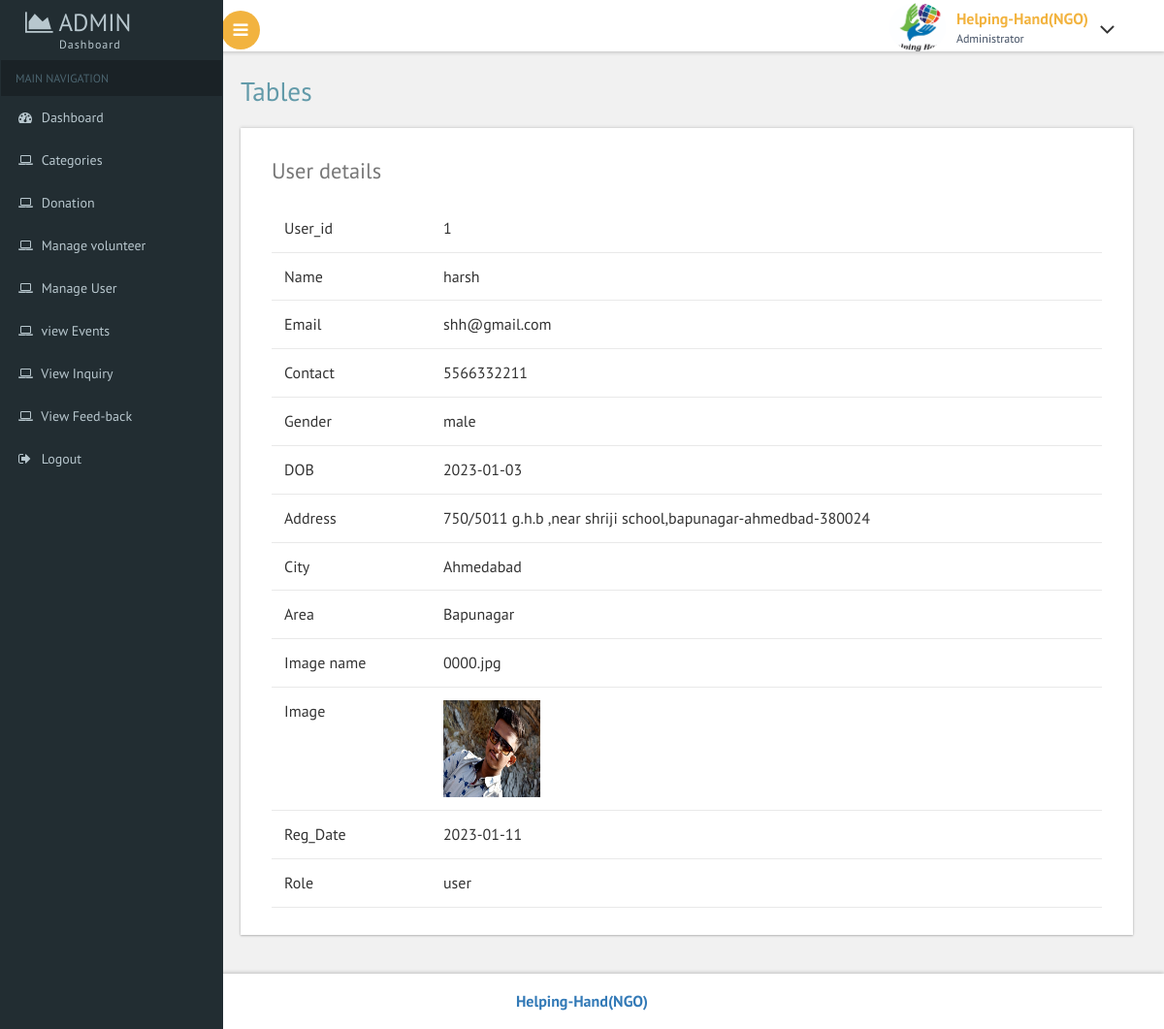
Screenshot of /admin/more_user.php?moreid=1 (signed in) with the database file from the repository.
### tables this page shows
CREATE TABLE `user` (
  `user_id` int(11) NOT NULL,
  `name` varchar(20) NOT NULL,
  `email` varchar(100) NOT NULL,
  `contact` bigint(10) NOT NULL,
  `gender` varchar(10) NOT NULL,
  `dob` date NOT NULL,
  `address` text NOT NULL,
  `city_id` int(11) NOT NULL,
  `area_id` int(11) NOT NULL,
  `image` text NOT NULL,
  `reg_date` date NOT NULL,
  `password` varchar(50) NOT NULL,
  `role_id` int(11) NOT NULL
);

CREATE TABLE `city` (
  `city_id` int(12) NOT NULL,
  `city_name` varchar(20) NOT NULL,
  `state_id` int(12) NOT NULL
);

CREATE TABLE `area` (
  `area_id` int(12) NOT NULL,
  `area_name` varchar(20) NOT NULL,
  `city_id` int(12) NOT NULL
);

CREATE TABLE `role` (
  `role_id` int(12) NOT NULL,
  `role_name` varchar(20) NOT NULL
);

### admin/more_user.php (the view, shortened to what this page needs)
<?php
include 'common/connect.php';
$id=$_GET['moreid'];
$result1 = $obj->query("select * from user where user_id='$id'");
$row1 = $result1->fetch_object();
$city_id = $row1->city_id;
$city = $obj->query("select * from city where city_id=$city_id");
$row_city = $city->fetch_object();
$area_id = $row1->area_id;
$area = $obj->query("select * from area where area_id=$area_id");
$row_area = $area->fetch_object();
$role_id = $row1->role_id;
$role = $obj->query("select * from role where role_id=$role_id");
$row_role = $role->fetch_object();
?>
<!DOCTYPE HTML>
<html>
<head>
<link href="css/bootstrap.css" rel='stylesheet' type='text/css' />
<link href="css/style.css" rel='stylesheet' type='text/css' />
<link href="css/font-awesome.css" rel="stylesheet">
 <link href='css/SidebarNav.min.css' media='all' rel='stylesheet' type='text/css'/>
<link href="css/custom.css" rel="stylesheet">
</head>
<body class="cbp-spmenu-push">
	<div class="main-content">
	<div class="cbp-spmenu cbp-spmenu-vertical cbp-spmenu-left" id="cbp-spmenu-s1">
		<?php include 'common/sidebar.php' ?>
	</div>
		<?php include 'common/header.php' ?>
		<div id="page-wrapper">
			<div class="main-page">
				<div class="tables">
					<h2 class="title1">Tables</h2>
					<div class="panel-body widget-shadow">
						<h4>User details</h4>
						<table class="table" align="center">
							<thead>
								<tr>
								  <td>User_id</td>
								  <td><?php echo $row1->user_id; ?></td>
								</tr>
								<tr>
								  <td>Name</td>
								  <td><?php echo $row1->name; ?></td>
								</tr>
								<tr>
								  <td>Email</td>
								  <td><?php echo $row1->email; ?></td>
								</tr>
								<tr>
									<td>Contact</td>
									<td><?php echo $row1->contact; ?></td>
								</tr>
								<tr>
									<td>Gender</td>
									<td><?php echo $row1->gender; ?></td>
								</tr>
								<tr>
									<td>DOB</td>
									<td><?php echo $row1->dob; ?></td>
								</tr>
								<tr>
									<td>Address</td>
									<td><?php echo $row1->address; ?></td>
								</tr>
								<tr>
									<td>City</td>
									<td><?php echo $row_city->city_name; ?></td>
								</tr>
								<tr>
									<td>Area</td>
									<td><?php echo $row_area->area_name; ?></td>
								</tr>
								<tr>
									<td>Image name</td>
									<td><?php echo $row1->image; ?></td>
								</tr>
								<tr>
									<td>Image</td>
									<td><img src="../user1/upload/<?php echo $row1->image; ?>" height="100" width="100"></td>
								</tr>
								<tr>
									<td>Reg_Date</td>
									<td><?php echo $row1->reg_date; ?></td>
								</tr>
								<tr>
									<td>Role</td>
									<td><?php echo $row_role->role_name; ?></td>
								</tr>
							</thead>
						</table>
					</div>
				</div>
			</div>
		</div>
		<?php include 'common/footr.php' ?>
	</div>
</body>
</html>

### admin/css/custom.css (style rules this page uses)
#page-wrapper { padding:5em 2em 2.5em; background-color: #F1F1F1; }

### rows the page displays
user: user_id "1", name "harsh", email "shh@gmail.com", contact "5566332211", gender "male", dob "2023-01-03", address "750/5011 g.h.b ,near shriji school,bapunagar-ahmedbad-380024", image "0000.jpg", image (picture), reg_date "2023-01-11"
city: city_name "Ahmedabad"
area: area_name "Bapunagar"
role: role_name "user"
